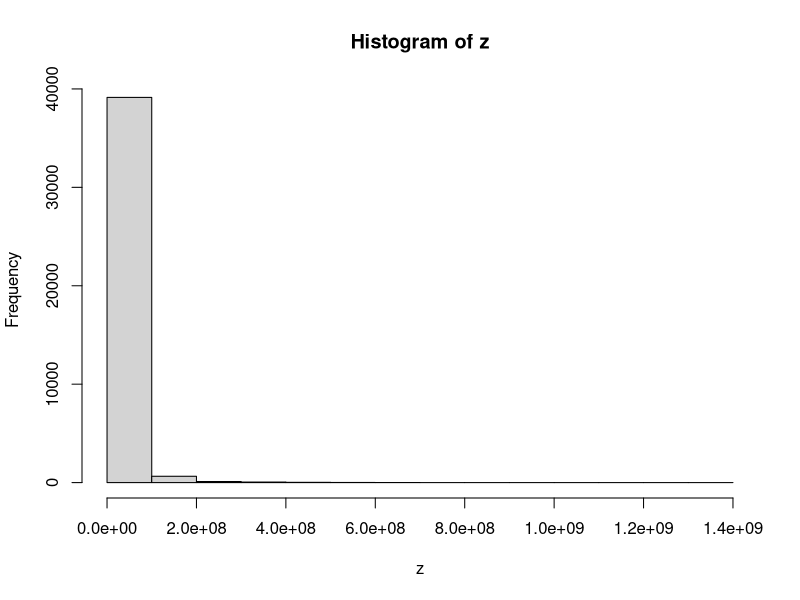
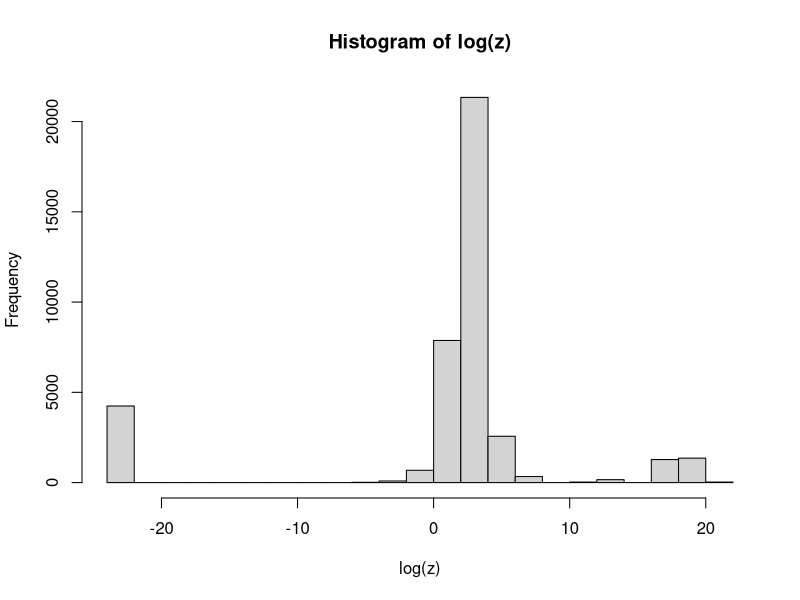
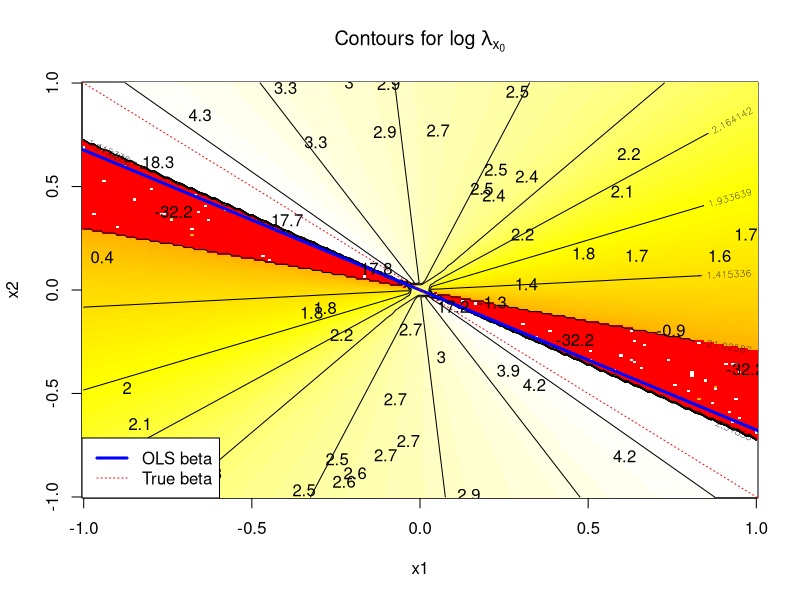
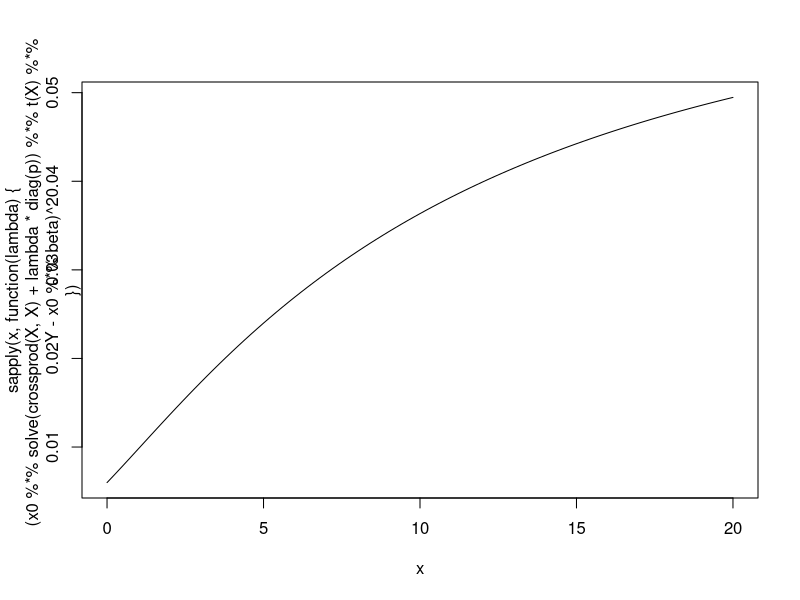
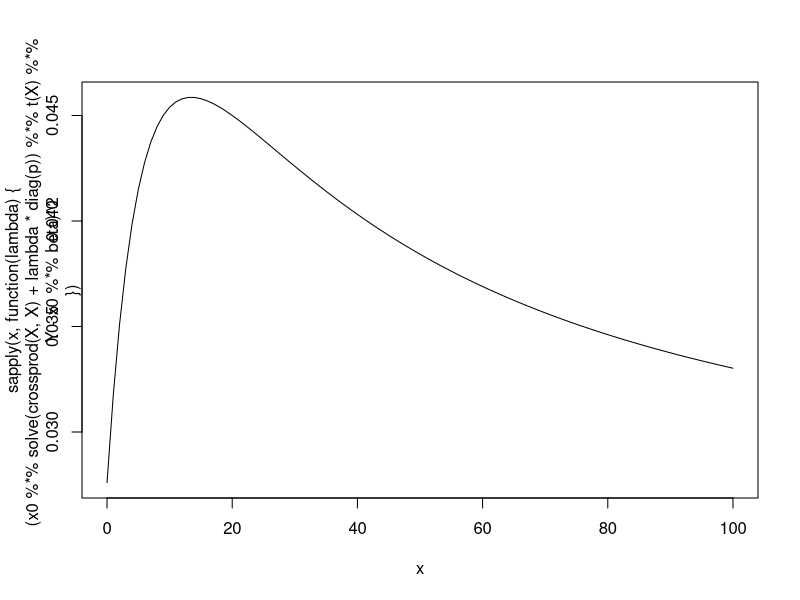
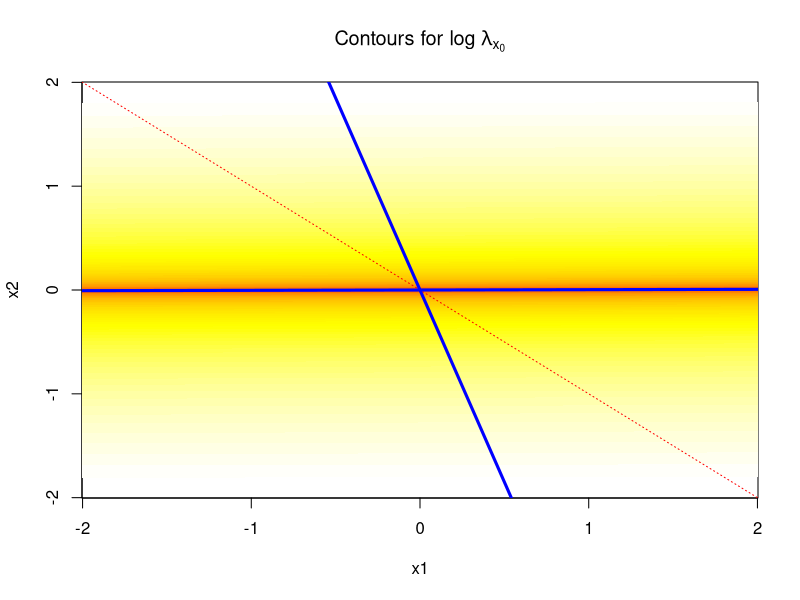

Source code (R) for these figures, in order:
## Plot showing the distribution of lambda_x0 in 2 dimensions
## Which shape does sets of identical lambda_x0 have?

rm(list = ls())
# Defining a true model: no intercept, require centering of outcome 
p <- 2
sigma2 <- 2
beta <-rep(1,2)   
n <- 50

#Drawing data matrix and focus from uniform distribution. Oracle, no distributed outcome?
set.seed(111)
X <- scale(matrix(runif(p*n,min=-1,max=1),ncol=p),center = TRUE, scale = FALSE)
set.seed(111)
Y <- X%*%beta + scale(rnorm(n,mean=0,sd=sqrt(sigma2)),center = TRUE, scale = FALSE)

PredictionErrorFocus <- function(x1,x2){
  x0 <- c(x1,x2)
  optim(par = 10,function(lambda){(x0%*%solve(crossprod(X,X)+lambda*diag(p))%*% t(X)%*%Y- x0%*%beta)^2},lower=0,upper = Inf, method = "L-BFGS-B",control = list(factr=1e6))$par
}

betaOLS <- solve(crossprod(X,X))%*% t(X)%*%Y
x1 <- seq(-1,1,length.out = 200)
x2 <- seq(-1,1,length.out = 200)
VecFun <- Vectorize(PredictionErrorFocus)

z <- outer(x1,x2,VecFun)+10^-10

range(z)
hist(z)
hist(log(z))

image(x1,x2,log(z),col=heat.colors(99),breaks=quantile(log(z),probs = exp(seq(log(0.01), log(0.9), length.out = 100))),main = expression(paste("Contours for log ", lambda[x[0]])))
contour(x1,x2,log(z),levels=quantile(log(z),probs = seq(0.2, 0.9, 0.1)),add=T,method='edge')
contour(x1,x2,log(z),levels=c(min(log(z)+2)),add=T,method='edge')
abline(a=0,b=-(betaOLS[1])/betaOLS[2],col='blue',lwd=3)
abline(a=0,b=-beta[1]/beta[2],col='red',lwd=1,lty=3)
text(X,label=round(log(apply(X,1,function(x){PredictionErrorFocus(x[1],x[2])})+10^-14),1))
legend('bottomleft',legend = c('OLS beta','True beta'),lty = c(1,3),lwd = c(3,1),col=c('blue','red') )

#Test curves 
betaOLS
x0 <- c(0.5,-betaOLS[1]/betaOLS[2]*0.5+0.1)
x0
curve(sapply(x,function(lambda){(x0%*%solve(crossprod(X,X)+lambda*diag(p))%*% t(X)%*%Y- x0%*%beta)^2}),0,20)
optim(par = 10,function(lambda){(x0%*%solve(crossprod(X,X)+lambda*diag(p))%*% t(X)%*%Y- x0%*%beta)^2},lower=0,upper = Inf, method = "L-BFGS-B",control = list(factr=1e6))$par

x0 <- c(0.5,-betaOLS[1]/betaOLS[2]*0.5-0.005)
x0
curve(sapply(x,function(lambda){(x0%*%solve(crossprod(X,X)+lambda*diag(p))%*% t(X)%*%Y- x0%*%beta)^2}),0,100)
optim(par = 100,function(lambda){(x0%*%solve(crossprod(X,X)+lambda*diag(p))%*% t(X)%*%Y- x0%*%beta)^2},lower=0,upper = Inf, method = "L-BFGS-B",control = list(factr=1e6))$par

X <- scale(matrix(runif(p*n,min=-1,max=1),ncol=p),center = TRUE, scale = FALSE)
Y <- X%*%beta + scale(rnorm(n,mean=0,sd=sqrt(sigma2)),center = TRUE, scale = FALSE)

PredictionErrorLambdaNull<- function(x1,x2){
  x0 <- c(x1,x2)
  (x0%*%solve(crossprod(X,X)) %*% t(X)%*%Y- x0%*%beta)^2
}

betaOLS <- solve(crossprod(X,X))%*% t(X)%*%Y
x1 <- seq(-2,2,length.out = 600)
x2 <- seq(-2,2,length.out = 600)

NullError <- outer(x1,x2,Vectorize(PredictionErrorLambdaNull))
image(x1,x2,NullError,col=heat.colors(99),breaks=quantile(NullError,probs = exp(seq(log(0.001), log(0.9), length.out = 100))),main = expression(paste("Contours for log ", lambda[x[0]])))
abline(a=0,b=-(betaOLS[1])/betaOLS[2],col='blue',lwd=3)
abline(a=0,b=-beta[1]/beta[2],col='red',lwd=1,lty=3)
abline(a=0,b=-(betaOLS[1]-beta[1])/(betaOLS[2]-beta[2]),col='blue',lwd=3)

